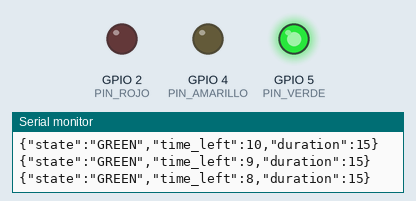
Bench run of a sketch on a simulated ESP32. Shown: output pins drawn as LEDs (lit = HIGH), the last lines printed to the serial monitor. WiFi joins after 1.5 s; servers stay silent unless stated; uploads are accepted with an empty reply.

Above: at 10.8 s.
At 22.8 s:
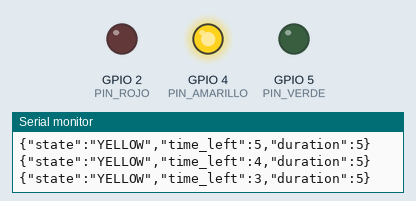
At 37.8 s:
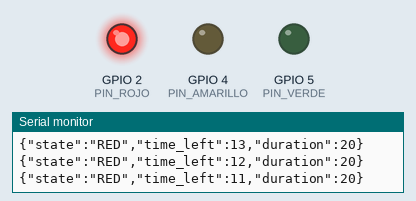
Timing chart, 0 to 64.2 s (numbered marks = the images above):
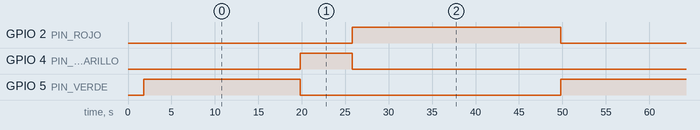

The sketch:

semaforo_esp32.ino
```cpp
// Semaforo ESP32 - WiFi HTTP hacia server.py (POST /api/state)
// Pines: ROJO=2 (20 s, exigido), AMARILLO=4 (5 s), VERDE=5 (15 s)
// El servidor Python expone POST /api/state y la web hace polling a GET /api/status.
#include <WiFi.h>
#include <HTTPClient.h>

const char* WIFI_SSID = "TU_WIFI";
const char* WIFI_PASS = "TU_PASSWORD";
// IP de la PC donde corre: python server.py --no-serial
const char* SERVER_URL = "http://192.168.1.50:5000/api/state";

const int PIN_ROJO = 2;      // 20 s
const int PIN_AMARILLO = 4;  // 5 s
const int PIN_VERDE = 5;     // 15 s

const int DUR_ROJO = 20;
const int DUR_AMARILLO = 5;
const int DUR_VERDE = 15;

void setLights(bool r, bool y, bool g) {
  digitalWrite(PIN_ROJO, r ? HIGH : LOW);
  digitalWrite(PIN_AMARILLO, y ? HIGH : LOW);
  digitalWrite(PIN_VERDE, g ? HIGH : LOW);
}

void sendStatus(const char* stateName, int timeLeft, int duration) {
  // Debug por USB
  Serial.print("{\"state\":\"");
  Serial.print(stateName);
  Serial.print("\",\"time_left\":");
  Serial.print(timeLeft);
  Serial.print(",\"duration\":");
  Serial.print(duration);
  Serial.println("}");

  if (WiFi.status() != WL_CONNECTED) return;

  HTTPClient http;
  http.begin(SERVER_URL);
  http.addHeader("Content-Type", "application/json");
  String body = String("{\"state\":\"") + stateName +
                String("\",\"time_left\":") + timeLeft +
                String(",\"duration\":") + duration + String("}");
  int code = http.POST(body);
  http.end();
  if (code < 0) {
    Serial.print("HTTP error: ");
    Serial.println(code);
  }
}

void runPhase(const char* stateName, bool r, bool y, bool g, int duration) {
  setLights(r, y, g);
  for (int t = duration; t > 0; t--) {
    sendStatus(stateName, t, duration);
    delay(1000);
  }
}

void setup() {
  pinMode(PIN_ROJO, OUTPUT);
  pinMode(PIN_AMARILLO, OUTPUT);
  pinMode(PIN_VERDE, OUTPUT);
  setLights(false, false, false);
  Serial.begin(115200);
  delay(300);

  WiFi.mode(WIFI_STA);
  WiFi.begin(WIFI_SSID, WIFI_PASS);
  Serial.print("Conectando WiFi");
  for (int i = 0; i < 40 && WiFi.status() != WL_CONNECTED; i++) {
    delay(500);
    Serial.print(".");
  }
  Serial.println();
  Serial.println(WiFi.status() == WL_CONNECTED ? WiFi.localIP().toString() : "WiFi FALLO (sigo por Serial)");
}

void loop() {
  runPhase("GREEN", false, false, true, DUR_VERDE);     // verde 15 s
  runPhase("YELLOW", false, true, false, DUR_AMARILLO); // amarillo 5 s
  runPhase("RED", true, false, false, DUR_ROJO);       // rojo 20 s
}
```

Measured:
- by itself, GPIO 2 (PIN_ROJO): alternates HIGH for 24.0 s and LOW for 24.0 s
- by itself, GPIO 4 (PIN_AMARILLO): alternates HIGH for 6.0 s and LOW for 42.0 s
- by itself, GPIO 5 (PIN_VERDE): alternates HIGH for 18.0 s and LOW for 30.0 s
